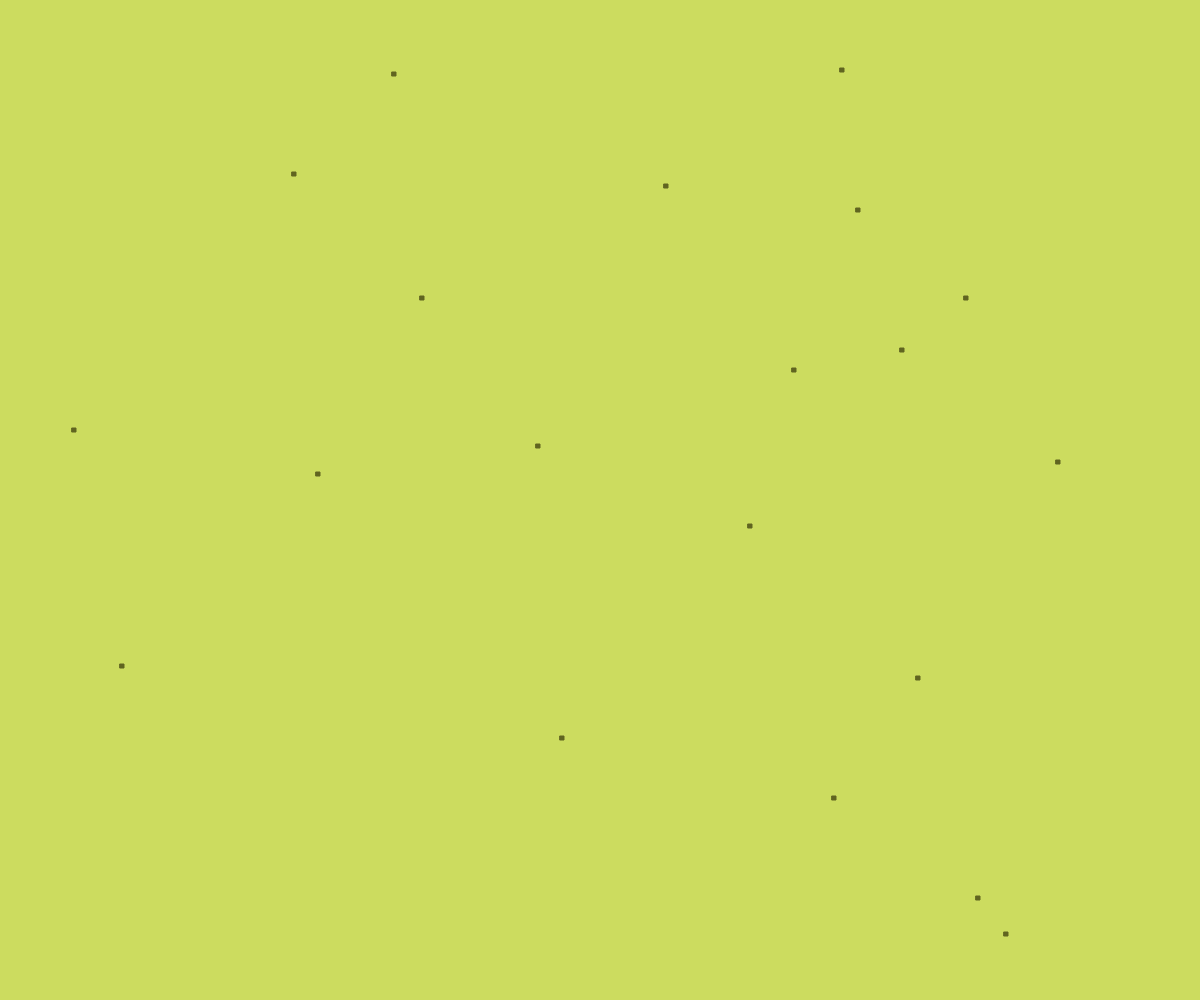
Frame 1 (no input)
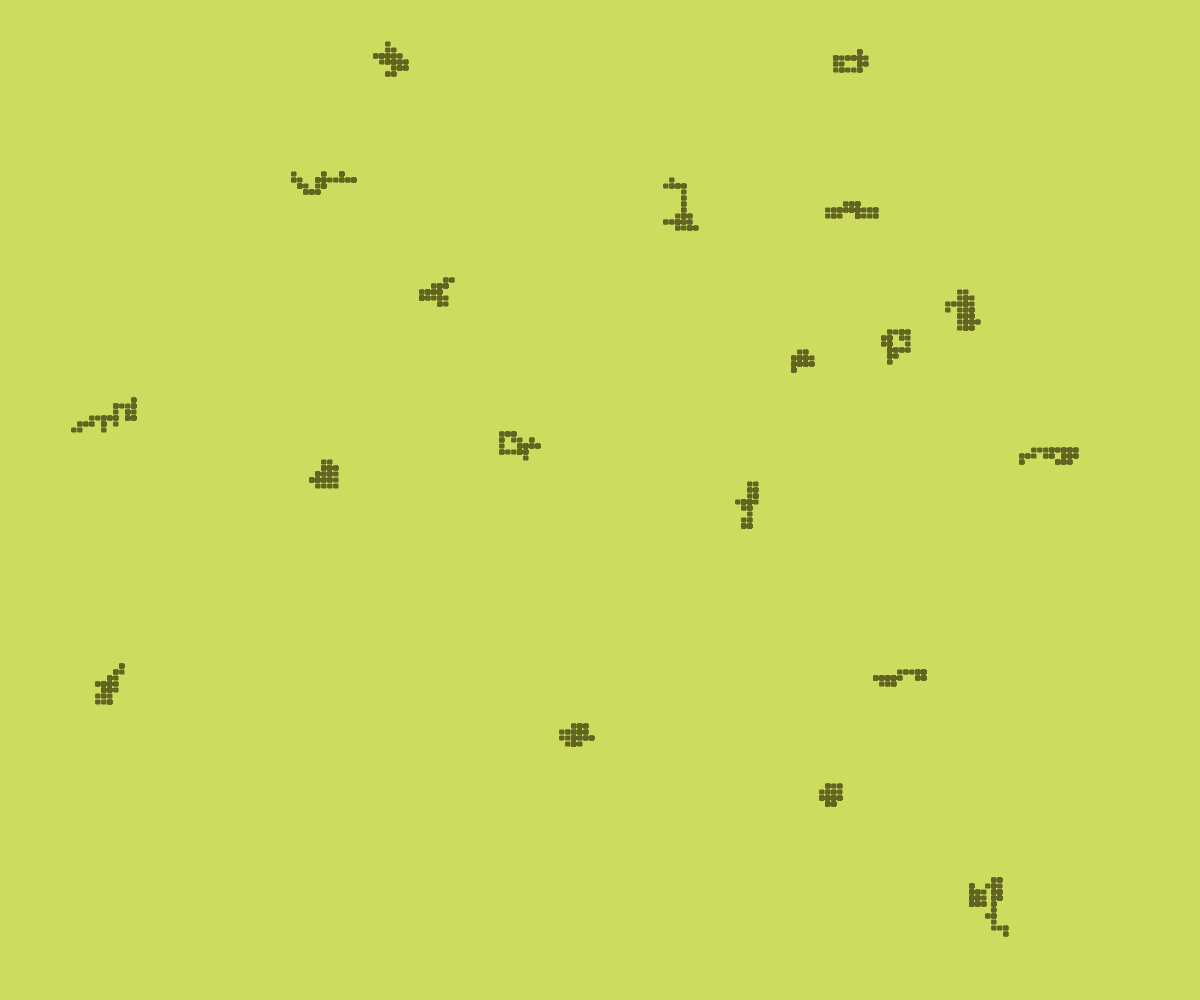
Frame 60 (no input)
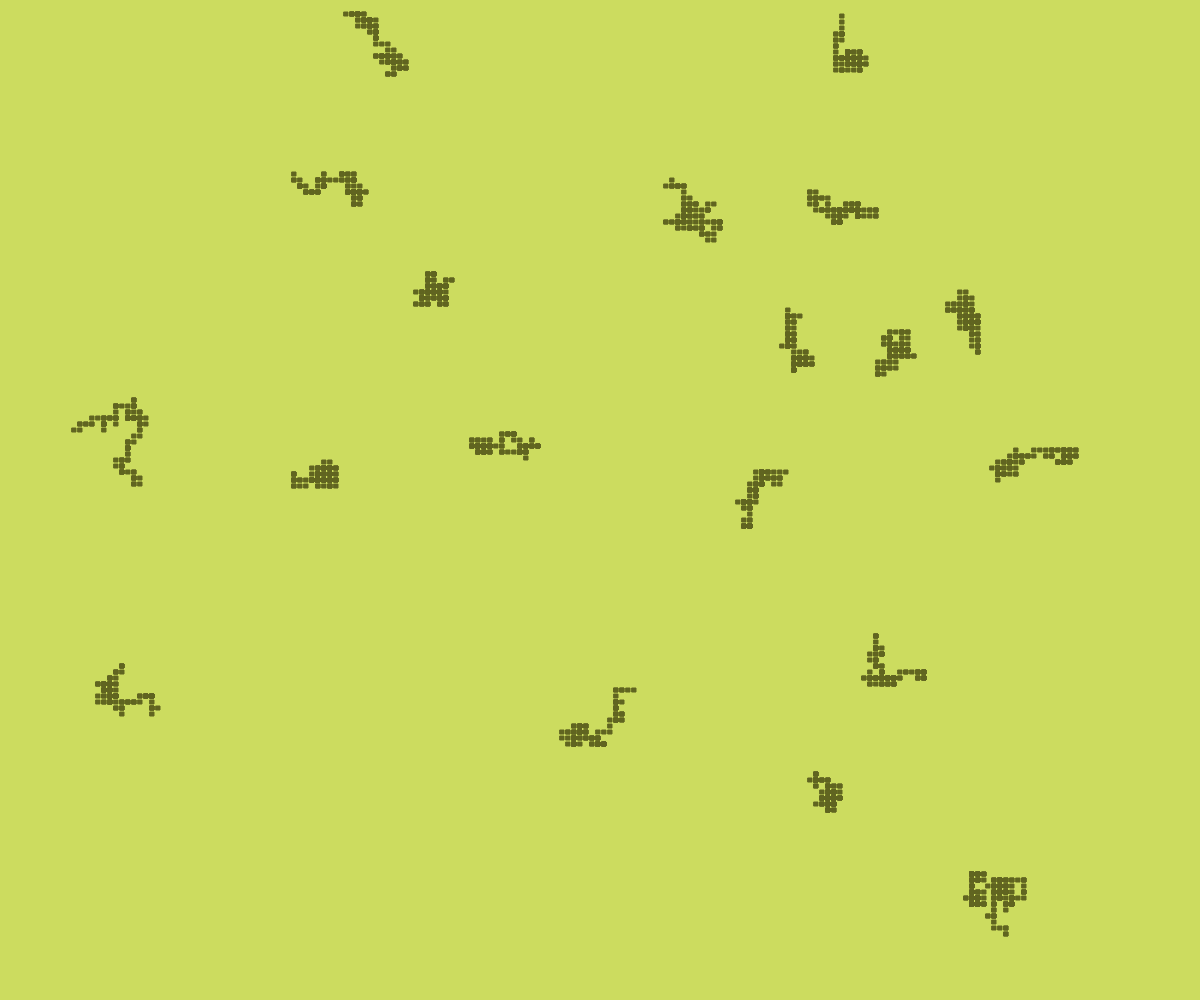
Frame 120 (the mouse pressed at the canvas centre since frame 60)

The p5.js sketch that drew these frames (run headless with seeded random() and noise() and a simulated clock; from frame 60 on, the mouse is pressed at the canvas centre):

// p5.js sketch
// ── sketch.js
const colorPallet = ["#9b5de5","#f15bb5","#fee440","#00bbf9","#00f5d4"];

function setup() {
	createCanvas(windowWidth, windowHeight);
	
	obj = [];
	for(let i = 0; i < 20; i++){
		obj[i] = {
			x:round(random(windowWidth/4)) * 4,
			y:round(random(windowHeight/4)) * 4,
			color:"#606520",
			// sign:round(random(0,1)),
		}
	}
	background("#ccdc5f");
	strokeWeight(1);
}

function draw() {
	// background(0);
	let rectW = 4;
	let rectH = 4;
	// let moveS = 10;
	let xNext = 0;
	let yNext = 0;

	for(let i = 0; i < obj.length; i++){
		let sign = round(random(0,1));
		stroke(obj[i].color);
		fill(obj[i].color);

		rect(obj[i].x, obj[i].y, rectW, rectH);

		// xNext = obj[i].x + round(random(-1, 1)) * 8;

		if(sign == 0){
			xNext = obj[i].x + round(random(-1, 1)) * 6;
			yNext = obj[i].y;	
		}else{
			xNext = obj[i].x;
			yNext = obj[i].y + round(random(-1, 1)) * 6;	
		}

		if(xNext < 0){
			xNext = 0;
		}else if(xNext > windowWidth){
			xNext = windowWidth;
		}
		
		if(yNext < 0){
			yNext = 0;
		}else if(yNext > windowHeight){
			yNext = windowHeight;
		}

		obj[i].x = xNext;
		obj[i].y = yNext;
	}
	
}
